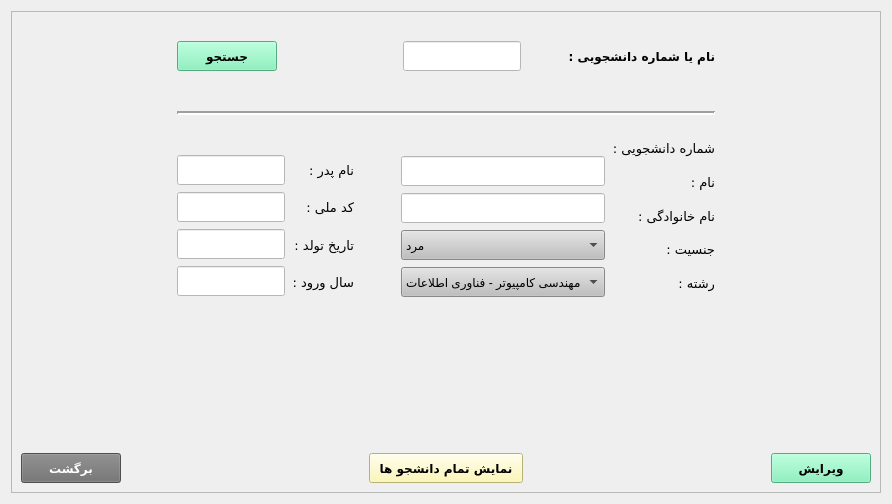
     <widget class="QWidget" name="tab_2">
      <attribute name="title">
       <string>ویرایش دانشجو</string>
      </attribute>
      <layout class="QGridLayout" name="gridLayout_4">
       <item row="0" column="0">
        <widget class="QFrame" name="frame_2">
         <property name="layoutDirection">
          <enum>Qt::LeftToRight</enum>
         </property>
         <property name="frameShape">
          <enum>QFrame::StyledPanel</enum>
         </property>
         <property name="frameShadow">
          <enum>QFrame::Raised</enum>
         </property>
         <layout class="QGridLayout" name="gridLayout_6">
          <item row="1" column="0">
           <spacer name="horizontalSpacer_26">
            <property name="orientation">
             <enum>Qt::Horizontal</enum>
            </property>
            <property name="sizeType">
             <enum>QSizePolicy::Minimum</enum>
            </property>
            <property name="sizeHint" stdset="0">
             <size>
              <width>150</width>
              <height>20</height>
             </size>
            </property>
           </spacer>
          </item>
          <item row="2" column="1">
           <spacer name="verticalSpacer_2">
            <property name="orientation">
             <enum>Qt::Vertical</enum>
            </property>
            <property name="sizeType">
             <enum>QSizePolicy::Minimum</enum>
            </property>
            <property name="sizeHint" stdset="0">
             <size>
              <width>20</width>
              <height>150</height>
             </size>
            </property>
           </spacer>
          </item>
          <item row="3" column="0" colspan="3">
           <layout class="QHBoxLayout" name="horizontalLayout_6">
            <item>
             <widget class="QPushButton" name="pushButton_backTab2">
              <property name="minimumSize">
               <size>
                <width>100</width>
                <height>30</height>
               </size>
              </property>
              <property name="font">
               <font>
                <family>B Nazanin</family>
                <pointsize>9</pointsize>
                <weight>75</weight>
                <bold>true</bold>
               </font>
              </property>
              <property name="styleSheet">
               <string notr="true">background-color: rgb(111, 111, 111);
color: white</string>
              </property>
              <property name="text">
               <string>برگشت</string>
              </property>
             </widget>
            </item>
            <item>
             <spacer name="horizontalSpacer_15">
              <property name="orientation">
               <enum>Qt::Horizontal</enum>
              </property>
              <property name="sizeHint" stdset="0">
               <size>
                <width>40</width>
                <height>20</height>
               </size>
              </property>
             </spacer>
            </item>
            <item>
             <widget class="QPushButton" name="pushButton_showAllStudentsTab2">
              <property name="minimumSize">
               <size>
                <width>154</width>
                <height>30</height>
               </size>
              </property>
              <property name="font">
               <font>
                <family>B Nazanin</family>
                <pointsize>9</pointsize>
                <weight>75</weight>
                <bold>true</bold>
               </font>
              </property>
              <property name="styleSheet">
               <string notr="true">background-color: rgb(255, 248, 165)</string>
              </property>
              <property name="text">
               <string>نمایش تمام دانشجو ها</string>
              </property>
             </widget>
            </item>
            <item>
             <spacer name="horizontalSpacer_16">
              <property name="orientation">
               <enum>Qt::Horizontal</enum>
              </property>
              <property name="sizeHint" stdset="0">
               <size>
                <width>40</width>
                <height>20</height>
               </size>
              </property>
             </spacer>
            </item>
            <item>
             <widget class="QPushButton" name="pushButton_applyTab2">
              <property name="minimumSize">
               <size>
                <width>100</width>
                <height>30</height>
               </size>
              </property>
              <property name="font">
               <font>
                <family>B Nazanin</family>
                <pointsize>9</pointsize>
                <weight>75</weight>
                <bold>true</bold>
               </font>
              </property>
              <property name="styleSheet">
               <string notr="true">background-color: rgb(118, 240, 179);</string>
              </property>
              <property name="text">
               <string>ویرایش</string>
              </property>
             </widget>
            </item>
           </layout>
          </item>
          <item row="1" column="1">
           <layout class="QVBoxLayout" name="verticalLayout_6">
            <property name="spacing">
             <number>7</number>
            </property>
            <item>
             <layout class="QHBoxLayout" name="horizontalLayout_7">
              <item>
               <widget class="QPushButton" name="pushButton_searchTab2">
                <property name="minimumSize">
                 <size>
                  <width>100</width>
                  <height>30</height>
                 </size>
                </property>
                <property name="font">
                 <font>
                  <family>B Nazanin</family>
                  <pointsize>9</pointsize>
                  <weight>75</weight>
                  <bold>true</bold>
                 </font>
                </property>
                <property name="styleSheet">
                 <string notr="true">background-color: rgb(118, 240, 179);</string>
                </property>
                <property name="text">
                 <string>جستجو</string>
                </property>
               </widget>
              </item>
              <item>
               <spacer name="horizontalSpacer_17">
                <property name="orientation">
                 <enum>Qt::Horizontal</enum>
                </property>
                <property name="sizeHint" stdset="0">
                 <size>
                  <width>40</width>
                  <height>20</height>
                 </size>
                </property>
               </spacer>
              </item>
              <item>
               <widget class="QLineEdit" name="lineEditTab2">
                <property name="minimumSize">
                 <size>
                  <width>0</width>
                  <height>30</height>
                 </size>
                </property>
                <property name="styleSheet">
                 <string notr="true">background-color: white;</string>
                </property>
               </widget>
              </item>
              <item>
               <spacer name="horizontalSpacer_18">
                <property name="orientation">
                 <enum>Qt::Horizontal</enum>
                </property>
                <property name="sizeType">
                 <enum>QSizePolicy::Minimum</enum>
                </property>
                <property name="sizeHint" stdset="0">
                 <size>
                  <width>40</width>
                  <height>17</height>
                 </size>
                </property>
               </spacer>
              </item>
              <item>
               <widget class="QLabel" name="label_9">
                <property name="font">
                 <font>
                  <family>B Titr</family>
                  <pointsize>9</pointsize>
                  <weight>75</weight>
                  <bold>true</bold>
                 </font>
                </property>
                <property name="text">
                 <string>نام یا شماره دانشجویی :</string>
                </property>
               </widget>
              </item>
             </layout>
            </item>
            <item>
             <spacer name="horizontalSpacer_19">
              <property name="orientation">
               <enum>Qt::Horizontal</enum>
              </property>
              <property name="sizeHint" stdset="0">
               <size>
                <width>40</width>
                <height>20</height>
               </size>
              </property>
             </spacer>
            </item>
            <item>
             <widget class="Line" name="line">
              <property name="minimumSize">
               <size>
                <width>0</width>
                <height>30</height>
               </size>
              </property>
              <property name="sizeIncrement">
               <size>
                <width>0</width>
                <height>0</height>
               </size>
              </property>
              <property name="lineWidth">
               <number>2</number>
              </property>
              <property name="orientation">
               <enum>Qt::Horizontal</enum>
              </property>
             </widget>
            </item>
            <item>
             <layout class="QHBoxLayout" name="horizontalLayout_8">
              <item>
               <layout class="QVBoxLayout" name="verticalLayout_7">
                <item>
                 <spacer name="horizontalSpacer_20">
                  <property name="orientation">
                   <enum>Qt::Horizontal</enum>
                  </property>
                  <property name="sizeType">
                   <enum>QSizePolicy::Minimum</enum>
                  </property>
                  <property name="sizeHint" stdset="0">
                   <size>
                    <width>40</width>
                    <height>20</height>
                   </size>
                  </property>
                 </spacer>
                </item>
                <item>
                 <widget class="QLineEdit" name="lineEdit_fathersnameTab2">
                  <property name="minimumSize">
                   <size>
                    <width>0</width>
                    <height>30</height>
                   </size>
                  </property>
                  <property name="font">
                   <font>
                    <pointsize>9</pointsize>
                   </font>
                  </property>
                  <property name="styleSheet">
                   <string notr="true">background-color: white;</string>
                  </property>
                 </widget>
                </item>
                <item>
                 <widget class="QLineEdit" name="lineEdit_nationalcodeTab2">
                  <property name="minimumSize">
                   <size>
                    <width>0</width>
                    <height>30</height>
                   </size>
                  </property>
                  <property name="font">
                   <font>
                    <pointsize>9</pointsize>
                   </font>
                  </property>
                  <property name="styleSheet">
                   <string notr="true">background-color: white;</string>
                  </property>
                  <property name="inputMethodHints">
                   <set>Qt::ImhPreferNumbers</set>
                  </property>
                  <property name="maxLength">
                   <number>10</number>
                  </property>
                 </widget>
                </item>
                <item>
                 <widget class="QLineEdit" name="lineEdit_birthdateTab2">
                  <property name="minimumSize">
                   <size>
                    <width>0</width>
                    <height>30</height>
                   </size>
                  </property>
                  <property name="font">
                   <font>
                    <pointsize>9</pointsize>
                   </font>
                  </property>
                  <property name="styleSheet">
                   <string notr="true">background-color: white;</string>
                  </property>
                 </widget>
                </item>
                <item>
                 <widget class="QLineEdit" name="lineEdit_saalevoroudTab2">
                  <property name="minimumSize">
                   <size>
                    <width>0</width>
                    <height>30</height>
                   </size>
                  </property>
                  <property name="font">
                   <font>
                    <pointsize>9</pointsize>
                   </font>
                  </property>
                  <property name="styleSheet">
                   <string notr="true">background-color: white;</string>
                  </property>
                  <property name="inputMethodHints">
                   <set>Qt::ImhPreferNumbers</set>
                  </property>
                  <property name="maxLength">
                   <number>4</number>
                  </property>
                 </widget>
                </item>
               </layout>
              </item>
              <item>
               <layout class="QVBoxLayout" name="verticalLayout_8">
                <item>
                 <spacer name="horizontalSpacer_21">
                  <property name="orientation">
                   <enum>Qt::Horizontal</enum>
                  </property>
                  <property name="sizeType">
                   <enum>QSizePolicy::Minimum</enum>
                  </property>
                  <property name="sizeHint" stdset="0">
                   <size>
                    <width>40</width>
                    <height>20</height>
                   </size>
                  </property>
                 </spacer>
                </item>
                <item>
                 <widget class="QLabel" name="label_10">
                  <property name="font">
                   <font>
                    <family>B Koodak</family>
                    <pointsize>10</pointsize>
                    <weight>50</weight>
                    <bold>false</bold>
                   </font>
                  </property>
                  <property name="text">
                   <string>نام پدر :</string>
                  </property>
                 </widget>
                </item>
                <item>
                 <widget class="QLabel" name="label_11">
                  <property name="font">
                   <font>
                    <family>B Koodak</family>
                    <pointsize>10</pointsize>
                    <weight>50</weight>
                    <bold>false</bold>
                   </font>
                  </property>
                  <property name="text">
                   <string>کد ملی :</string>
                  </property>
                 </widget>
                </item>
                <item>
                 <widget class="QLabel" name="label_12">
                  <property name="font">
                   <font>
                    <family>B Koodak</family>
                    <pointsize>10</pointsize>
                    <weight>50</weight>
                    <bold>false</bold>
                   </font>
                  </property>
                  <property name="text">
                   <string>تاریخ تولد :</string>
                  </property>
                 </widget>
                </item>
                <item>
                 <widget class="QLabel" name="label_13">
                  <property name="font">
                   <font>
                    <family>B Koodak</family>
                    <pointsize>10</pointsize>
                    <weight>50</weight>
                    <bold>false</bold>
                   </font>
                  </property>
                  <property name="text">
                   <string>سال ورود :</string>
                  </property>
                 </widget>
                </item>
               </layout>
              </item>
              <item>
               <layout class="QVBoxLayout" name="verticalLayout_9">
                <item>
                 <spacer name="horizontalSpacer_22">
                  <property name="orientation">
                   <enum>Qt::Horizontal</enum>
                  </property>
                  <property name="sizeHint" stdset="0">
                   <size>
                    <width>40</width>
                    <height>20</height>
                   </size>
                  </property>
                 </spacer>
                </item>
                <item>
                 <spacer name="horizontalSpacer_23">
                  <property name="orientation">
                   <enum>Qt::Horizontal</enum>
                  </property>
                  <property name="sizeHint" stdset="0">
                   <size>
                    <width>40</width>
                    <height>20</height>
                   </size>
                  </property>
                 </spacer>
                </item>
                <item>
                 <spacer name="horizontalSpacer_24">
                  <property name="orientation">
                   <enum>Qt::Horizontal</enum>
                  </property>
                  <property name="sizeHint" stdset="0">
                   <size>
                    <width>40</width>
                    <height>20</height>
                   </size>
                  </property>
                 </spacer>
                </item>
                <item>
                 <spacer name="horizontalSpacer_25">
                  <property name="orientation">
                   <enum>Qt::Horizontal</enum>
                  </property>
                  <property name="sizeHint" stdset="0">
                   <size>
                    <width>40</width>
                    <height>20</height>
                   </size>
                  </property>
                 </spacer>
                </item>
               </layout>
              </item>
              <item>
               <layout class="QVBoxLayout" name="verticalLayout_10">
                <item>
                 <widget class="QLabel" name="label_stuCodeTab2">
                  <property name="font">
                   <font>
                    <pointsize>9</pointsize>
                   </font>
                  </property>
                  <property name="text">
                   <string/>
                  </property>
                 </widget>
                </item>
                <item>
                 <widget class="QLineEdit" name="lineEdit_nameTab2">
                  <property name="minimumSize">
                   <size>
                    <width>0</width>
                    <height>30</height>
                   </size>
                  </property>
                  <property name="font">
                   <font>
                    <pointsize>9</pointsize>
                   </font>
                  </property>
                  <property name="styleSheet">
                   <string notr="true">background-color: white;</string>
                  </property>
                 </widget>
                </item>
                <item>
                 <widget class="QLineEdit" name="lineEdit_lastnameTab2">
                  <property name="minimumSize">
                   <size>
                    <width>0</width>
                    <height>30</height>
                   </size>
                  </property>
                  <property name="font">
                   <font>
                    <pointsize>9</pointsize>
                   </font>
                  </property>
                  <property name="styleSheet">
                   <string notr="true">background-color: white;</string>
                  </property>
                 </widget>
                </item>
                <item>
                 <widget class="QComboBox" name="comboBox_genderTab2">
                  <property name="minimumSize">
                   <size>
                    <width>0</width>
                    <height>30</height>
                   </size>
                  </property>
                  <property name="font">
                   <font>
                    <pointsize>9</pointsize>
                    <weight>50</weight>
                    <bold>false</bold>
                   </font>
                  </property>
                  <property name="styleSheet">
                   <string notr="true">background-color:rgb(191, 191, 191)</string>
                  </property>
                  <item>
                   <property name="text">
                    <string>مرد</string>
                   </property>
                  </item>
                  <item>
                   <property name="text">
                    <string>زن</string>
                   </property>
                  </item>
                 </widget>
                </item>
                <item>
                 <widget class="QComboBox" name="comboBox_fieldTab2">
                  <property name="minimumSize">
                   <size>
                    <width>100</width>
                    <height>30</height>
                   </size>
                  </property>
                  <property name="font">
                   <font>
                    <pointsize>9</pointsize>
                   </font>
                  </property>
                  <property name="styleSheet">
                   <string notr="true">background-color:rgb(191, 191, 191)</string>
                  </property>
                  <property name="currentText">
                   <string>مهندسی کامپیوتر - فناوری اطلاعات</string>
                  </property>
                  <property name="currentIndex">
                   <number>0</number>
                  </property>
                  <property name="maxVisibleItems">
                   <number>20</number>
                  </property>
                  <item>
                   <property name="text">
                    <string>مهندسی کامپیوتر - فناوری اطلاعات</string>
                   </property>
                  </item>
                  <item>
                   <property name="text">
                    <string>مهندسی کامپیوتر - نرم افزار</string>
                   </property>
                  </item>
                  <item>
                   <property name="text">
                    <string>مهندسی عمران</string>
                   </property>
                  </item>
                  <item>
                   <property name="text">
                    <string>مهندسی صنایع</string>
                   </property>
                  </item>
                  <item>
                   <property name="text">
                    <string>مهندسی مکانیک</string>
                   </property>
                  </item>
                  <item>
                   <property name="text">
                    <string>مهندسی معماری</string>
                   </property>
                  </item>
                  <item>
                   <property name="text">
                    <string>مهندسی پزشکی</string>
                   </property>
                  </item>
                  <item>
                   <property name="text">
                    <string>مهندسی شیمی</string>
                   </property>
                  </item>
                  <item>
                   <property name="text">
                    <string>مهندسی مخابرات</string>
                   </property>
                  </item>
                  <item>
                   <property name="text">
                    <string>مهندسی مواد</string>
                   </property>
                  </item>
                  <item>
                   <property name="text">
                    <string>مهندسی هوافضا</string>
                   </property>
                  </item>
                 </widget>
                </item>
               </layout>
              </item>
              <item>
               <layout class="QVBoxLayout" name="verticalLayout_11">
                <item>
                 <widget class="QLabel" name="label_14">
                  <property name="font">
                   <font>
                    <family>B Koodak</family>
                    <pointsize>10</pointsize>
                    <weight>50</weight>
                    <bold>false</bold>
                   </font>
                  </property>
                  <property name="text">
                   <string>شماره دانشجویی :</string>
                  </property>
                 </widget>
                </item>
                <item>
                 <widget class="QLabel" name="label_15">
                  <property name="font">
                   <font>
                    <family>B Koodak</family>
                    <pointsize>10</pointsize>
                    <weight>50</weight>
                    <bold>false</bold>
                   </font>
                  </property>
                  <property name="text">
                   <string>نام :</string>
                  </property>
                 </widget>
                </item>
                <item>
                 <widget class="QLabel" name="label_16">
                  <property name="font">
                   <font>
                    <family>B Koodak</family>
                    <pointsize>10</pointsize>
                    <weight>50</weight>
                    <bold>false</bold>
                   </font>
                  </property>
                  <property name="text">
                   <string>نام خانوادگی :</string>
                  </property>
                 </widget>
                </item>
                <item>
                 <widget class="QLabel" name="label_17">
                  <property name="font">
                   <font>
                    <family>B Koodak</family>
                    <pointsize>10</pointsize>
                    <weight>50</weight>
                    <bold>false</bold>
                   </font>
                  </property>
                  <property name="text">
                   <string>جنسیت :</string>
                  </property>
                 </widget>
                </item>
                <item>
                 <widget class="QLabel" name="label_18">
                  <property name="font">
                   <font>
                    <family>B Koodak</family>
                    <pointsize>10</pointsize>
                   </font>
                  </property>
                  <property name="text">
                   <string>رشته :</string>
                  </property>
                 </widget>
                </item>
               </layout>
              </item>
             </layout>
            </item>
           </layout>
          </item>
          <item row="1" column="2">
           <spacer name="horizontalSpacer_27">
            <property name="orientation">
             <enum>Qt::Horizontal</enum>
            </property>
            <property name="sizeType">
             <enum>QSizePolicy::Minimum</enum>
            </property>
            <property name="sizeHint" stdset="0">
             <size>
              <width>150</width>
              <height>20</height>
             </size>
            </property>
           </spacer>
          </item>
          <item row="0" column="1">
           <spacer name="horizontalSpacer_28">
            <property name="orientation">
             <enum>Qt::Horizontal</enum>
            </property>
            <property name="sizeHint" stdset="0">
             <size>
              <width>40</width>
              <height>20</height>
             </size>
            </property>
           </spacer>
          </item>
         </layout>
        </widget>
       </item>
      </layout>
     </widget>
